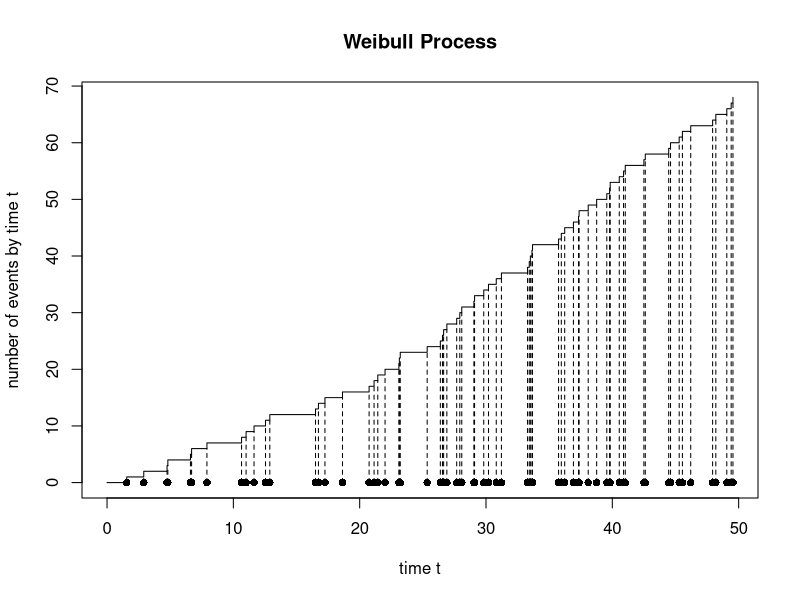
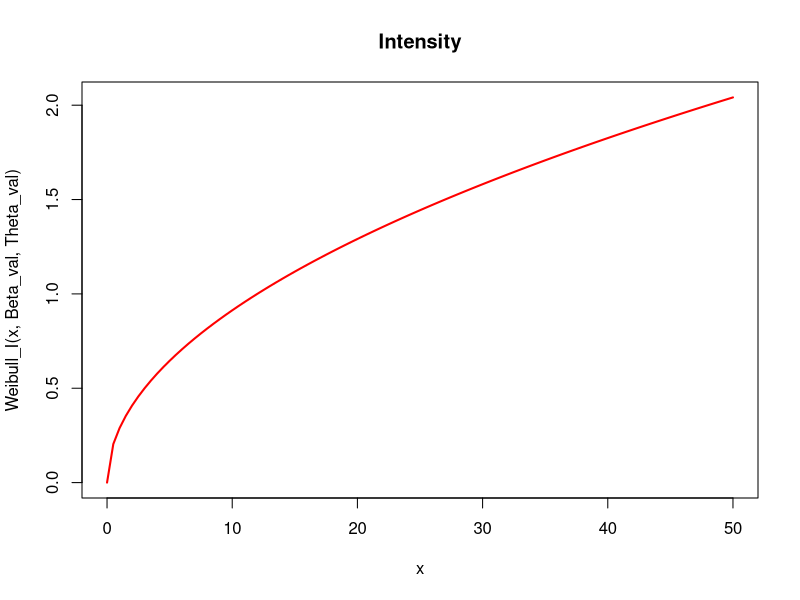
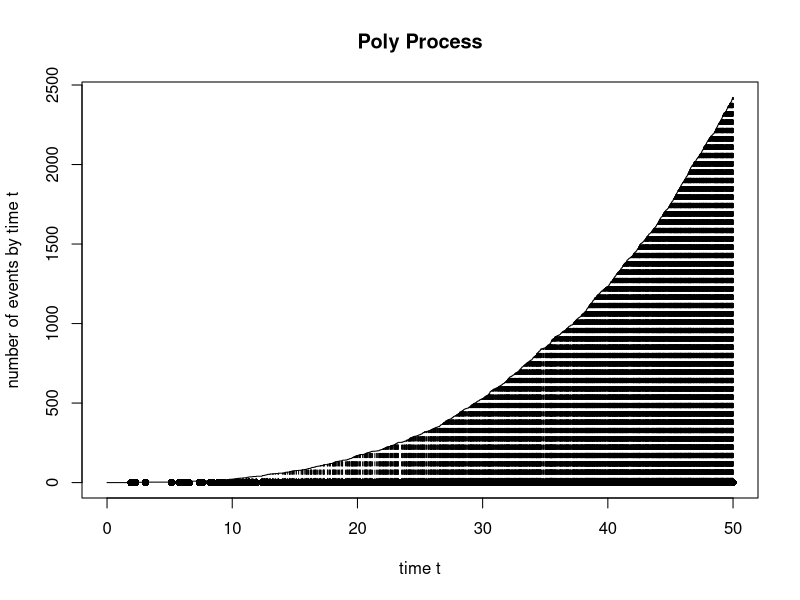
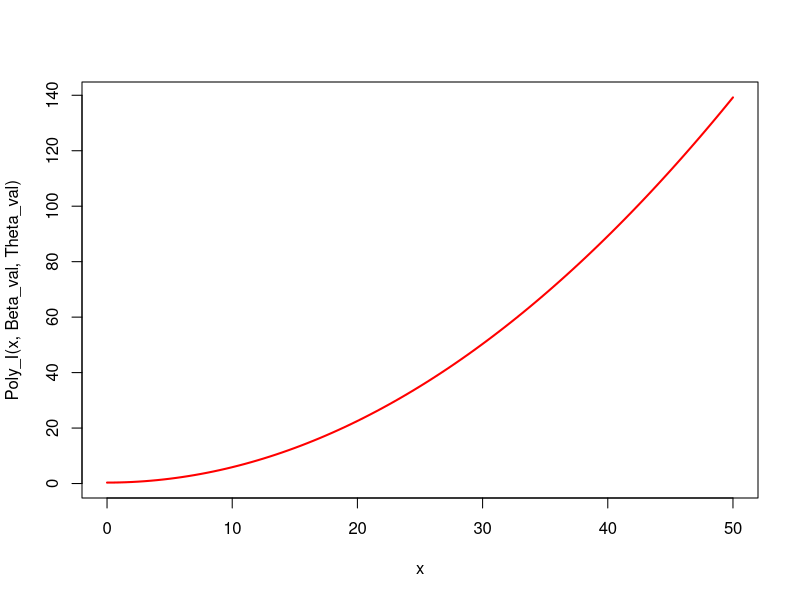

Generate these figures, in order, with R: (Note: this script raises an error after producing the figures.)
## ---- chunk 1
knitr::opts_chunk$set(echo = TRUE)
## ---- chunk 2
simulHPP <- function(lambda, Tmax) {
  N <- rpois(1, lambda * Tmax)
  U <- runif(N, 0, Tmax)
  return(sort(U))
}
## ---- chunk 3
plot.PP<- function(PP)
{
# plot the counting process (with jumps of size 1 (starting at point (0,0))):
plot(c(0,PP),0:length(PP),type="s",xlab="time t",ylab="number of events by time t")
# add the arrival times on the horizontal axis:
points(PP,0*PP,type="p",pch=16)
# link arrival times with the counts:
lines(PP,0:(length(PP)-1),type="h",lty=2)
}
## ---- chunk 4

simulPPi <- function(lambda_fct, Tmax, M) {
  res <- NULL
  PPh <- simulHPP(M, Tmax)
  if(length(PPh) == 0) return(NULL)
  
  U <- runif(length(PPh), 0, M)
  for (i in 1:length(PPh)) {
    if (U[i] < lambda_fct(PPh[i])) {
      res <- append(res, PPh[i])
    }
  }
  return(sort(res))
}



## ---- chunk 5

Weibull_I <- function(x, beta, theta) (beta/theta) * (x/theta)^(beta-1)

Poly_I <- function(x, beta, theta) (1/theta) + (beta - 1) * (x/theta)^2





## ---- chunk 6

simulWeibull <- function(beta, theta, Tmax) {
  f <- function(t) Weibull_I(t, beta, theta)
  M_val <- f(Tmax)
  return(simulPPi(f, Tmax, M_val))
}



# Simulation Polynomiale
simulPoly <- function(beta, theta, Tmax) {
  f <- function(t) Poly_I(t, beta, theta)
  
  M_val <- max(f(0), f(Tmax))
  
  return(simulPPi(f, Tmax, M_val))
}




## ---- chunk 7

Beta_val <- 1.5 
Theta_val <- 3
Tmax_val <- 50


# --- Affichage Weibull ---
simW <- simulWeibull(Beta_val, Theta_val, Tmax_val)
plot.PP(simW); title("Weibull Process")
curve(Weibull_I(x, Beta_val, Theta_val), 0, Tmax_val, col="red", lwd=2, main="Intensity")


# --- Affichage Polynomiale ---
simP <- simulPoly(Beta_val, Theta_val, Tmax_val)
plot.PP(simP); title("Poly Process")
curve(Poly_I(x, Beta_val, Theta_val), 0, Tmax_val, col="red", lwd=2)






## ---- chunk 8

testCrow <- function(PP, Tmax, silent = FALSE)
{
  n <- length(PP)
  
  stat_test_Obs = 2 * sum(log(Tmax / PP)) 
  
  p_value <- pchisq(stat_test_Obs, 2 * n)
  
  if (!silent) {
    print(paste("The Observed Crow Statistic is : ", stat_test_Obs))
    print(paste("The p-value : ", p_value))
    
    if (p_value < 0.05) {
      print("Conclusion: we reject H0 at level 5%, Beta is greater than 1")
    } else {
      print("Conclusion: we do not reject H0 at level 5%, Beta could be 1")
    }
  }

  return(p_value)
}





## ---- chunk 9

testBarlow <- function(PP, Tmax, silent = FALSE)
{
  n = length(PP)
  if (n < 4) return(NA) 
  
  d = floor(n/2)
  
  stat_test_Obs = ((n - d) * PP[d]) / (d * (PP[n] - PP[d]))
  
  p_value <- 1 - pf(stat_test_Obs, 2 * d, 2 * (n - d))
  
  if (!silent) {
    print(paste("The Observed test Statistic is : ", stat_test_Obs))
    print(paste("The p-value : ", p_value))
    
    if (p_value < 0.05) {
      print("Conclusion: we reject H0 at level 5%, Beta is greater than 1")
    } else {
      print("Conclusion: we do not reject H0 at level 5%, data suggests Beta could be 1")
    }
  }

  return(p_value)
}

## ---- chunk 10
Tmax=100

print("------Barlow------")
testBarlow(simL,Tmax)

print("------Crow------")
testCrow(simL,Tmax)

## ---- chunk 11
plot_puissance <- function(Tmax, liste_beta, nsimu) {
  plot(NULL, xlim=range(liste_beta), ylim=c(0,1), 
       xlab="Beta", ylab="Power",
       main="Crow vs Barlow")
  
  abline(h=0.05, col="red", lty=2)

  for(b in liste_beta) {
    
    rejet_crow = 0
    rejet_barlow = 0
    
    for(i in 1:nsimu) {
      donnees <- simulWeibull(beta = b, theta = 1, Tmax = Tmax)
      
      p_c <- testCrow(donnees, Tmax, silent = TRUE)
      p_b <- testBarlow(donnees, Tmax, silent = TRUE)
      
      if(p_c < 0.05) rejet_crow = rejet_crow + 1
      if(p_b < 0.05) rejet_barlow = rejet_barlow + 1
    }
    
    puissance_C = rejet_crow / nsimu
    puissance_B = rejet_barlow / nsimu
    
    points(b, puissance_C, col="blue", pch=20) 
    points(b, puissance_B, col="red", pch=20) 
  }
  
  legend("topright", legend=c("Crow", "Barlow"), col=c("blue", "red"), pch=c(20, 20))
}
## ---- chunk 12
betas_test <- c(seq(1, 1.35, by = 0.01))
plot_puissance(Tmax = 200, betas_test, 200)
## ---- chunk 13
betas_test <- c(seq(1, 1.1, by = 0.001))
plot_puissance(Tmax = 200, betas_test, 200)
## ---- chunk 14
plot_puissance_generique <- function(simul_func, liste_beta, Tmax, nsimu, theta = 1, ...) {
  
  puissances_C <- numeric(length(liste_beta))
  puissances_B <- numeric(length(liste_beta))
  
  plot(NULL, xlim=range(liste_beta), ylim=c(0, 1), 
       xlab="Beta (Paramètre de croissance)", ylab="Puissance (Taux de rejet)",
       main=paste("Puissance des tests Crow vs Barlow"))
  
  abline(h=0.05, col="darkgrey", lty=2)

  for(j in 1:length(liste_beta)) {
    b <- liste_beta[j]
    rejet_crow <- 0
    rejet_barlow <- 0
    
    for(i in 1:nsimu) {

      donnees <- simul_func(beta = b, theta = theta, Tmax = Tmax, ...)
      
      if(length(donnees) > 1) {
        p_c <- testCrow(donnees, Tmax, silent = TRUE)
        p_b <- testBarlow(donnees, Tmax, silent = TRUE)
        
        if( p_c < 0.05) rejet_crow <- rejet_crow + 1
        if(p_b < 0.05) rejet_barlow <- rejet_barlow + 1
      }
    }
    
    puissances_C[j] <- rejet_crow / nsimu
    puissances_B[j] <- rejet_barlow / nsimu
  }
  
  lines(liste_beta, puissances_C, col="blue", lwd=2, type="b", pch=19)
  lines(liste_beta, puissances_B, col="red", lwd=2, type="b", pch=17)
  
  legend("bottomright", legend=c("Crow", "Barlow"), 
         col=c("blue", "red"), lwd=2, pch=c(19, 17), bty="n")
}
## ---- chunk 15
mes_betas <- seq(1, 2, by=0.2) 
Tmax_val <- 50
N_reps <- 20


# 1. Puissance sur Weibull
plot_puissance_generique(simulWeibull, mes_betas, Tmax_val, N_reps)
title(sub="Modèle : Weibull")

# 3. Puissance sur Polynomiale
plot_puissance_generique(simulPoly, mes_betas, Tmax_val, N_reps)
title(sub="Modèle : Polynomiale")
